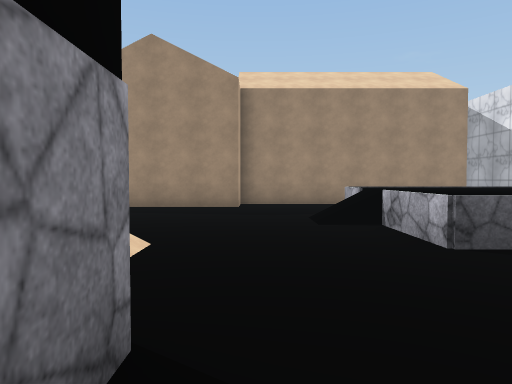
view 1 (above)

20 first-person views from a walk through a 3-D level made in the Unity game engine. The camera is 1.3 m above the floor, tilts 2° down and sees 70° across. The floor is counted in squares, 2 m on a side. Each view is taken from the middle of a square. On the plan, view 1 faces up. The plan holds only what a view shows up to about 11 squares ahead; the rest is blank. The place goes on beyond the plan. The player character is not drawn. Some animated figures are left out. Some surface patterns are stand-ins.

view 2
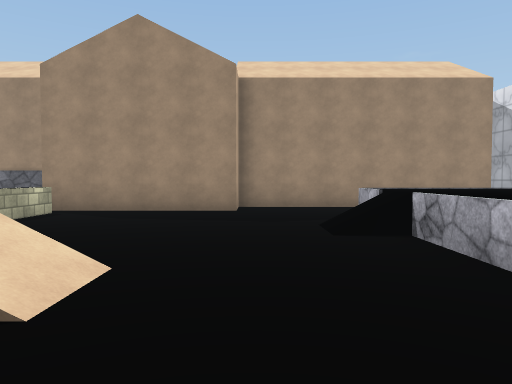

view 3
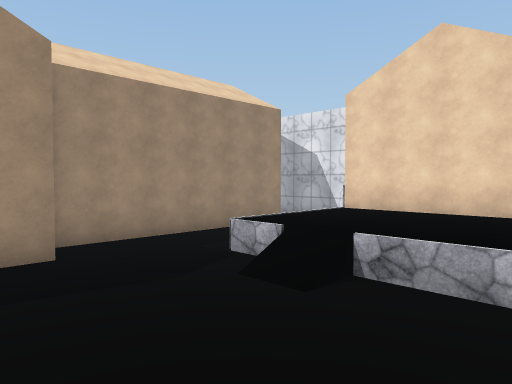

view 4
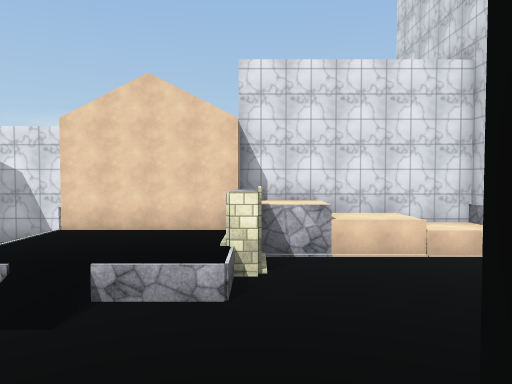

view 5
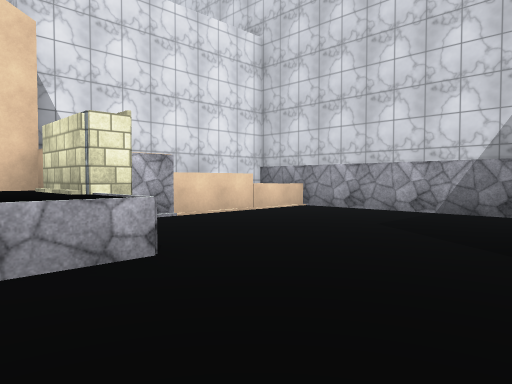

view 6
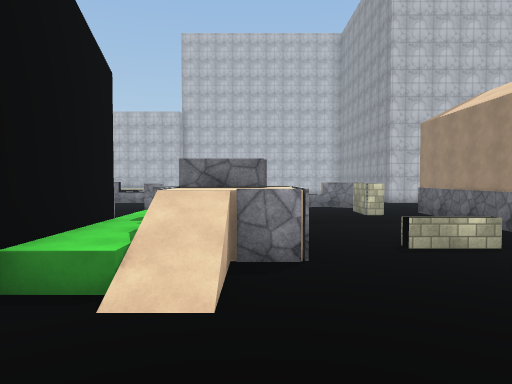

view 7
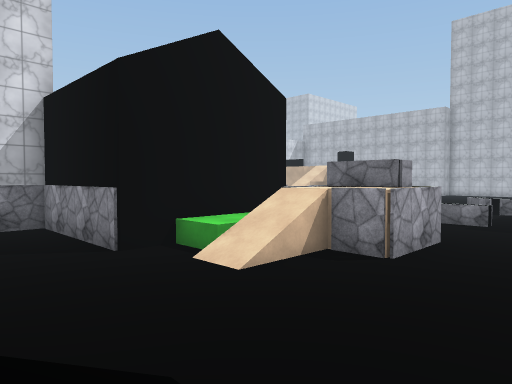

view 8
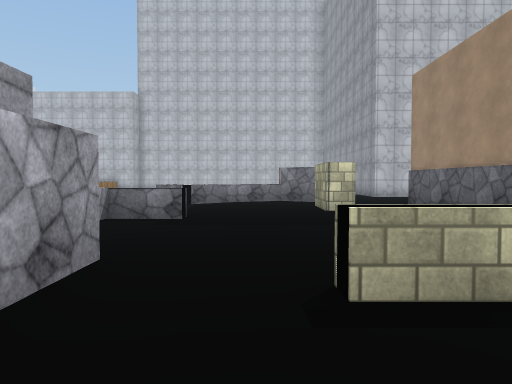

view 9
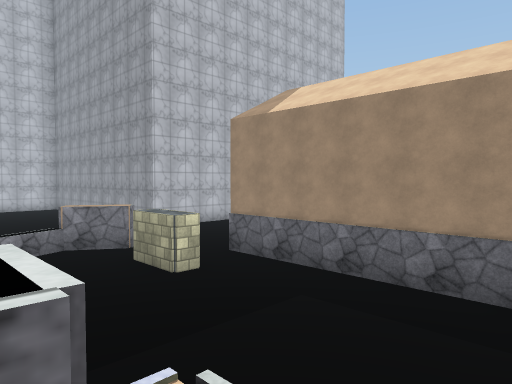

view 10
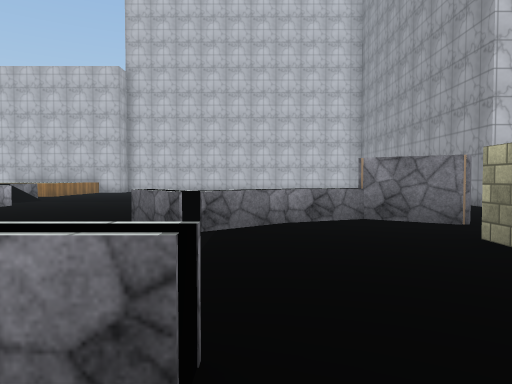

view 11
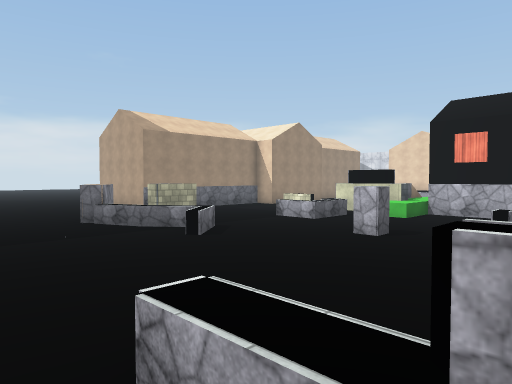

view 12
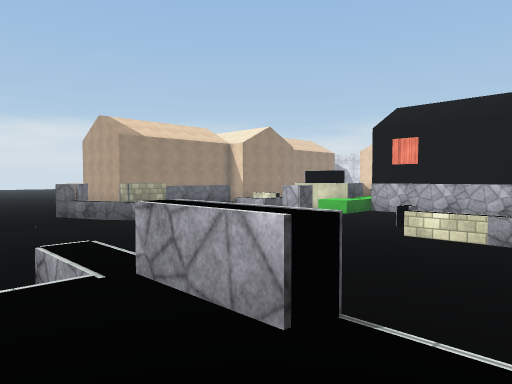

view 13
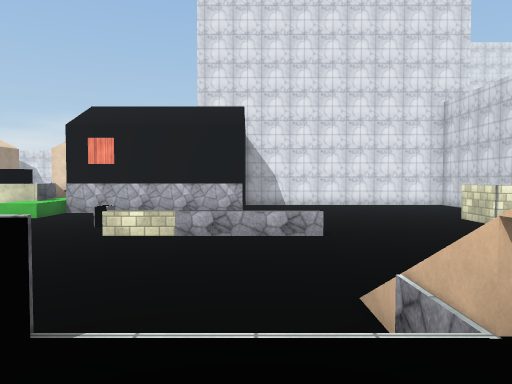

view 14
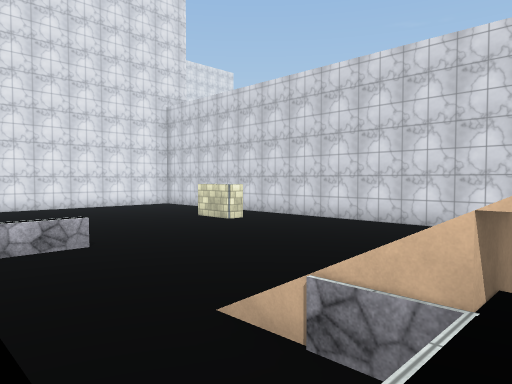

view 15
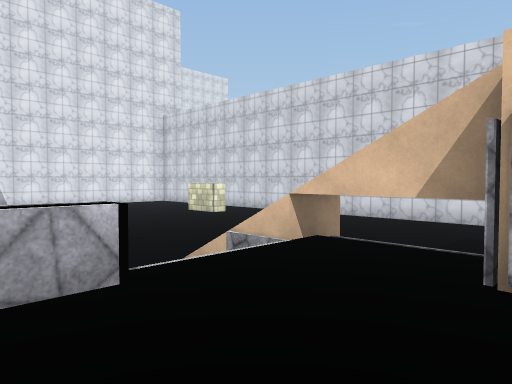

view 16
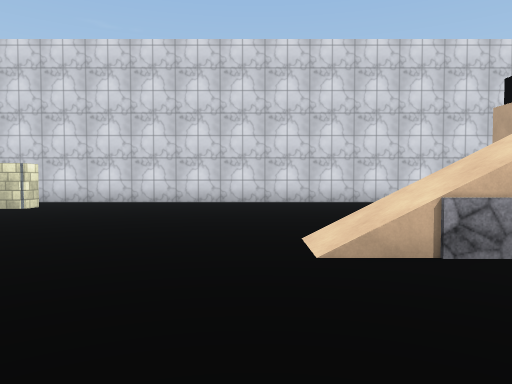

view 17
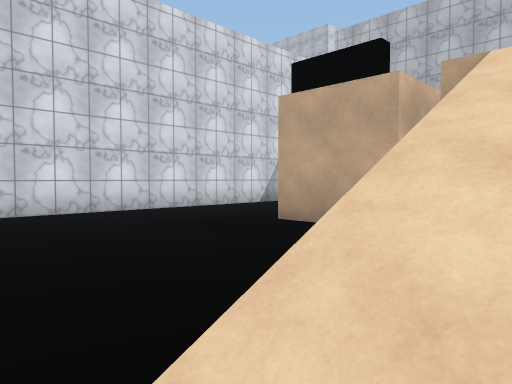

view 18
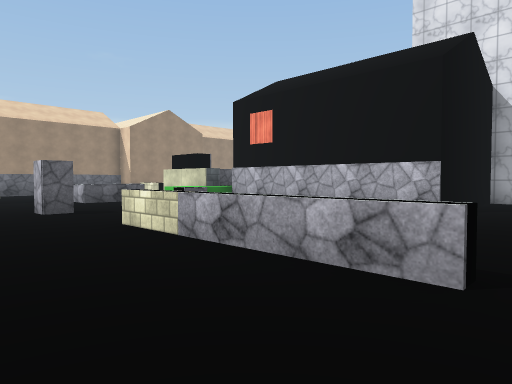

view 19
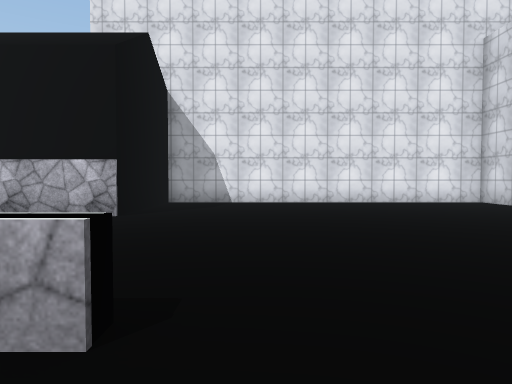

view 20
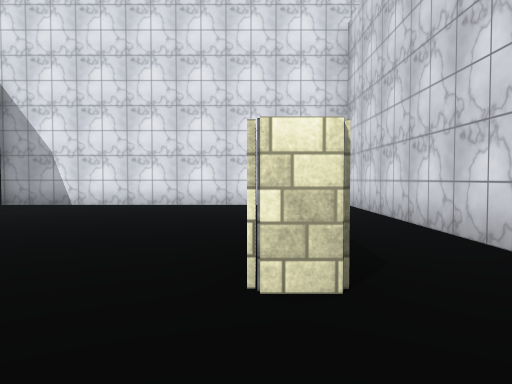

### Floor plan
Key: @ floor where view 1 was taken; # wall or solid block; . main floor; : floor 0.75 m higher than the main floor; + floor 1 m higher than the main floor; * floor 2 m higher than the main floor; / step, stairs or slope; = window, fence, low wall or low ledge; ^ raised ledge; B block; O other object.
Columns run from 19 left of view 1 to 7 right of it. Each row starts with its distance up from view 1.
 12            OOO
 11          OOOOOO    OOOOOO #
 10       ...OOOOOO    OOOOOO #
  9     ...........OOOO....   #
  8     ..#.OO.....O.......   #
  7     ..#........O...../+++O
  6     ..^ ............//+++O
  5    ...#^............//+++O
  4    ....^...O..^*#..../+++O
  3    ........O  B*///.../OOB
  2    ..........:O:::......BB
  1  ........O.....OOOO.....BB
  0  ..............OO O@....BB
 -1  ..........O.  OO O.....BB
 -2  //=.....O.    OO O.....BB
 -3  ++O.....O     OO  #####
 -4    +.....O.    OOOO#
 -5   ++.....O. .......#
 -6 BBB+.=...O.........#
 -7   ..//.............#
 -8 BO.................#
 -9 BO.................#
-10 BO.................#
-11 ...........OO......#
-12 ...................#
-13 ...................#
-14 ####################

Where each view was taken, in squares from view 1:
view 1: 0 up, 0 right, facing up
view 2: 1 up, 0 right, facing up
view 3: 3 up, 2 left, facing up-right
view 4: 3 up, 3 left, facing right
view 5: 5 up, 1 left, facing down-right
view 6: 4 up, 2 right, facing left
view 7: 7 up, 2 right, facing down-left
view 8: 6 up, 2 left, facing left
view 9: 4 up, 4 left, facing up-left
view 10: 5 up, 7 left, facing left
view 11: 3 down, 17 left, facing up-right
view 12: 5 down, 17 left, facing up-right
view 13: 5 down, 17 left, facing right
view 14: 4 down, 16 left, facing down-right
view 15: 3 down, 18 left, facing down-right
view 16: 3 down, 13 left, facing down
view 17: 6 down, 13 left, facing down-left
view 18: 7 down, 12 left, facing up-right
view 19: 7 down, 11 left, facing right
view 20: 11 down, 10 left, facing right
